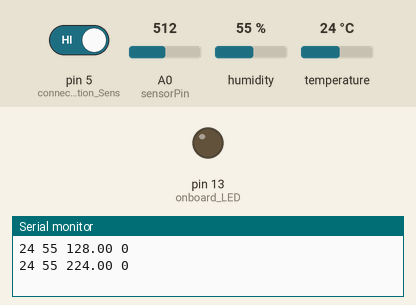
The sketch below on a simulated Arduino Uno, built with avr-gcc and run on an emulated ATmega328P. Shown: output pins drawn as LEDs (lit = HIGH), the last lines printed to the serial monitor. The inputs (shaded band) are chosen by the test bench; at power-on: pin 5 (connect_to_Vibration_Sens) HIGH, A0 (sensorPin) = 512, humidity 55 %, temperature 24 °C.

Above: at 2.3 s.
2.4 s: pin 5 (connect_to_Vibration_Sens) driven LOW
At 3.5 s:
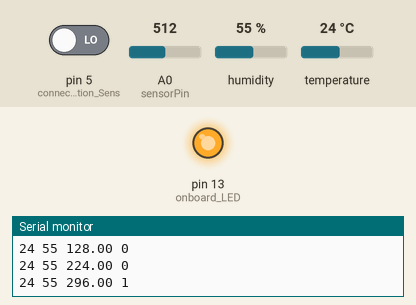
4.5 s: pin 5 (connect_to_Vibration_Sens) driven HIGH
At 5.5 s:
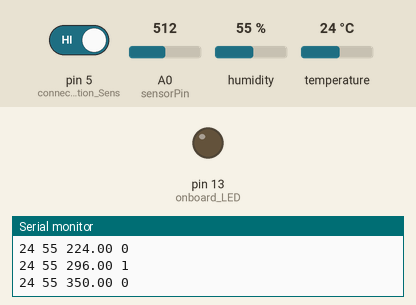
Timing chart, 0 to 7.5 s (numbered marks = the images above; inputs shaded):
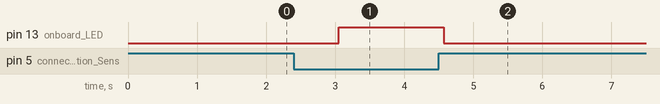

The sketch:

sketch_oct10a.ino
```cpp
int sensorPin = 0;
double alpha = 0.75;
int period = 1500;
double change = 0.0;
double minval = 0.0;
#include <SimpleDHT.h>
int pinDHT11 = 3;
SimpleDHT11 dht11;
void setup ()
{
  Serial.begin (9600);
  pinMode(13, OUTPUT); // onboard LED
 digitalWrite(13, LOW); // turn off onboard LED
 pinMode(5, INPUT); // connect to Vibration Sensor S pin
}
void loop ()
{
    static double oldValue = 0;
    static double oldChange = 0;
    byte temperature = 0;


    int rawValue = analogRead (sensorPin);
    int tilt=0;
    double value = alpha * oldValue + (1 - alpha) * rawValue;


  byte humidity = 0;
  int err = SimpleDHTErrSuccess;
  if (digitalRead(5) == LOW){
    digitalWrite(13, HIGH);
    tilt=1;
  }
  else{
    digitalWrite(13, LOW);
    tilt=0;
  }
  if ((err = dht11.read(pinDHT11, &temperature, &humidity, NULL)) != SimpleDHTErrSuccess) {
    return;
  }
  //Serial.println(temperature,humidity,value,tilt);
    oldValue = value;
  String thisString_1=String(temperature);
  String thisString_2=String(humidity);
  String thisString_3=String(value);
  String thisString_4=String(tilt);
  Serial.println(thisString_1+" "+thisString_2+" "+thisString_3+" "+thisString_4);

    delay (period);
}
```

Measured:
- after the input at 2.4 s, pin 13 (onboard_LED): LOW → HIGH after 0.65 s
- after the input at 4.5 s, pin 13 (onboard_LED): HIGH → LOW after 0.07 s
